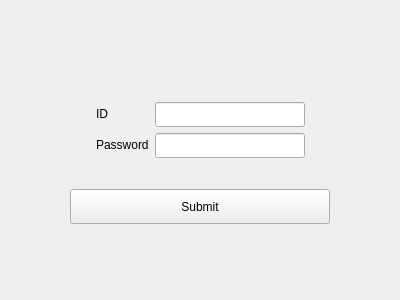
<?xml version="1.0" encoding="UTF-8"?>
<ui version="4.0">
 <class>LoginWidget</class>
 <widget class="QWidget" name="LoginWidget">
  <property name="geometry">
   <rect>
    <x>0</x>
    <y>0</y>
    <width>400</width>
    <height>300</height>
   </rect>
  </property>
  <property name="windowTitle">
   <string>LoginWidget</string>
  </property>
  <layout class="QVBoxLayout" name="verticalLayout">
   <item>
    <spacer name="verticalSpacer">
     <property name="orientation">
      <enum>Qt::Orientation::Vertical</enum>
     </property>
     <property name="sizeHint" stdset="0">
      <size>
       <width>20</width>
       <height>40</height>
      </size>
     </property>
    </spacer>
   </item>
   <item>
    <layout class="QHBoxLayout" name="horizontalLayout_2">
     <property name="leftMargin">
      <number>0</number>
     </property>
     <property name="topMargin">
      <number>0</number>
     </property>
     <property name="rightMargin">
      <number>0</number>
     </property>
     <property name="bottomMargin">
      <number>0</number>
     </property>
     <item>
      <spacer name="horizontalSpacer_4">
       <property name="orientation">
        <enum>Qt::Orientation::Horizontal</enum>
       </property>
       <property name="sizeHint" stdset="0">
        <size>
         <width>40</width>
         <height>20</height>
        </size>
       </property>
      </spacer>
     </item>
     <item>
      <layout class="QFormLayout" name="formLayout_2">
       <property name="leftMargin">
        <number>25</number>
       </property>
       <property name="topMargin">
        <number>25</number>
       </property>
       <property name="rightMargin">
        <number>25</number>
       </property>
       <property name="bottomMargin">
        <number>25</number>
       </property>
       <item row="1" column="0">
        <widget class="QLabel" name="label">
         <property name="text">
          <string>ID</string>
         </property>
        </widget>
       </item>
       <item row="2" column="0">
        <widget class="QLabel" name="label_2">
         <property name="text">
          <string>Password</string>
         </property>
        </widget>
       </item>
       <item row="2" column="1">
        <widget class="QLineEdit" name="inputPassword">
         <property name="minimumSize">
          <size>
           <width>150</width>
           <height>25</height>
          </size>
         </property>
        </widget>
       </item>
       <item row="1" column="1">
        <widget class="QLineEdit" name="inputID">
         <property name="minimumSize">
          <size>
           <width>150</width>
           <height>25</height>
          </size>
         </property>
        </widget>
       </item>
      </layout>
     </item>
     <item>
      <spacer name="horizontalSpacer_3">
       <property name="orientation">
        <enum>Qt::Orientation::Horizontal</enum>
       </property>
       <property name="sizeHint" stdset="0">
        <size>
         <width>40</width>
         <height>20</height>
        </size>
       </property>
      </spacer>
     </item>
    </layout>
   </item>
   <item>
    <layout class="QHBoxLayout" name="horizontalLayout">
     <item>
      <spacer name="horizontalSpacer">
       <property name="orientation">
        <enum>Qt::Orientation::Horizontal</enum>
       </property>
       <property name="sizeHint" stdset="0">
        <size>
         <width>40</width>
         <height>20</height>
        </size>
       </property>
      </spacer>
     </item>
     <item>
      <widget class="QPushButton" name="SubmitBtn">
       <property name="minimumSize">
        <size>
         <width>260</width>
         <height>35</height>
        </size>
       </property>
       <property name="text">
        <string>Submit</string>
       </property>
      </widget>
     </item>
     <item>
      <spacer name="horizontalSpacer_2">
       <property name="orientation">
        <enum>Qt::Orientation::Horizontal</enum>
       </property>
       <property name="sizeHint" stdset="0">
        <size>
         <width>40</width>
         <height>20</height>
        </size>
       </property>
      </spacer>
     </item>
    </layout>
   </item>
   <item>
    <spacer name="verticalSpacer_2">
     <property name="orientation">
      <enum>Qt::Orientation::Vertical</enum>
     </property>
     <property name="sizeHint" stdset="0">
      <size>
       <width>20</width>
       <height>53</height>
      </size>
     </property>
    </spacer>
   </item>
  </layout>
 </widget>
 <resources/>
 <connections/>
</ui>
